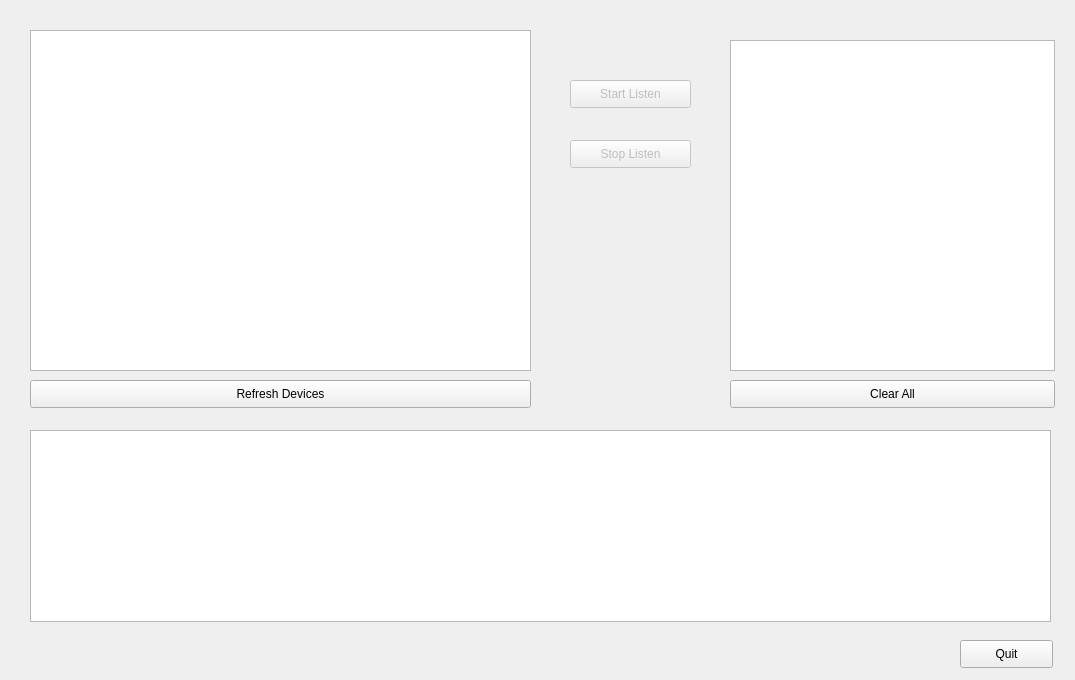
<?xml version="1.0" encoding="UTF-8"?>
<ui version="4.0">
 <class>MainWindow</class>
 <widget class="QMainWindow" name="MainWindow">
  <property name="geometry">
   <rect>
    <x>0</x>
    <y>0</y>
    <width>1075</width>
    <height>680</height>
   </rect>
  </property>
  <property name="windowTitle">
   <string>IP 流量统计</string>
  </property>
  <widget class="QWidget" name="centralWidget">
   <widget class="QPushButton" name="RefreshDeviceButton">
    <property name="enabled">
     <bool>true</bool>
    </property>
    <property name="geometry">
     <rect>
      <x>30</x>
      <y>380</y>
      <width>501</width>
      <height>28</height>
     </rect>
    </property>
    <property name="text">
     <string>Refresh Devices</string>
    </property>
   </widget>
   <widget class="QListWidget" name="WebDevices">
    <property name="geometry">
     <rect>
      <x>30</x>
      <y>30</y>
      <width>501</width>
      <height>341</height>
     </rect>
    </property>
   </widget>
   <widget class="QPushButton" name="StartListenButton">
    <property name="enabled">
     <bool>false</bool>
    </property>
    <property name="geometry">
     <rect>
      <x>570</x>
      <y>80</y>
      <width>121</width>
      <height>28</height>
     </rect>
    </property>
    <property name="text">
     <string>Start Listen</string>
    </property>
   </widget>
   <widget class="QPushButton" name="StopListenButton">
    <property name="enabled">
     <bool>false</bool>
    </property>
    <property name="geometry">
     <rect>
      <x>570</x>
      <y>140</y>
      <width>121</width>
      <height>28</height>
     </rect>
    </property>
    <property name="text">
     <string>Stop Listen</string>
    </property>
   </widget>
   <widget class="QTableView" name="IPHeaders">
    <property name="geometry">
     <rect>
      <x>730</x>
      <y>40</y>
      <width>325</width>
      <height>331</height>
     </rect>
    </property>
    <property name="editTriggers">
     <set>QAbstractItemView::NoEditTriggers</set>
    </property>
    <attribute name="horizontalHeaderMinimumSectionSize">
     <number>30</number>
    </attribute>
    <attribute name="horizontalHeaderDefaultSectionSize">
     <number>160</number>
    </attribute>
    <attribute name="verticalHeaderVisible">
     <bool>false</bool>
    </attribute>
    <attribute name="verticalHeaderDefaultSectionSize">
     <number>30</number>
    </attribute>
   </widget>
   <widget class="QPushButton" name="ClearIPPackages">
    <property name="geometry">
     <rect>
      <x>730</x>
      <y>380</y>
      <width>325</width>
      <height>28</height>
     </rect>
    </property>
    <property name="text">
     <string>Clear All</string>
    </property>
   </widget>
   <widget class="QTableView" name="PackageStats">
    <property name="geometry">
     <rect>
      <x>30</x>
      <y>430</y>
      <width>1021</width>
      <height>192</height>
     </rect>
    </property>
    <property name="editTriggers">
     <set>QAbstractItemView::NoEditTriggers</set>
    </property>
    <attribute name="horizontalHeaderMinimumSectionSize">
     <number>30</number>
    </attribute>
    <attribute name="horizontalHeaderDefaultSectionSize">
     <number>215</number>
    </attribute>
   </widget>
   <widget class="QPushButton" name="QuitButton">
    <property name="geometry">
     <rect>
      <x>960</x>
      <y>640</y>
      <width>93</width>
      <height>28</height>
     </rect>
    </property>
    <property name="text">
     <string>Quit</string>
    </property>
   </widget>
  </widget>
 </widget>
 <layoutdefault spacing="6" margin="11"/>
 <resources/>
 <connections/>
</ui>
